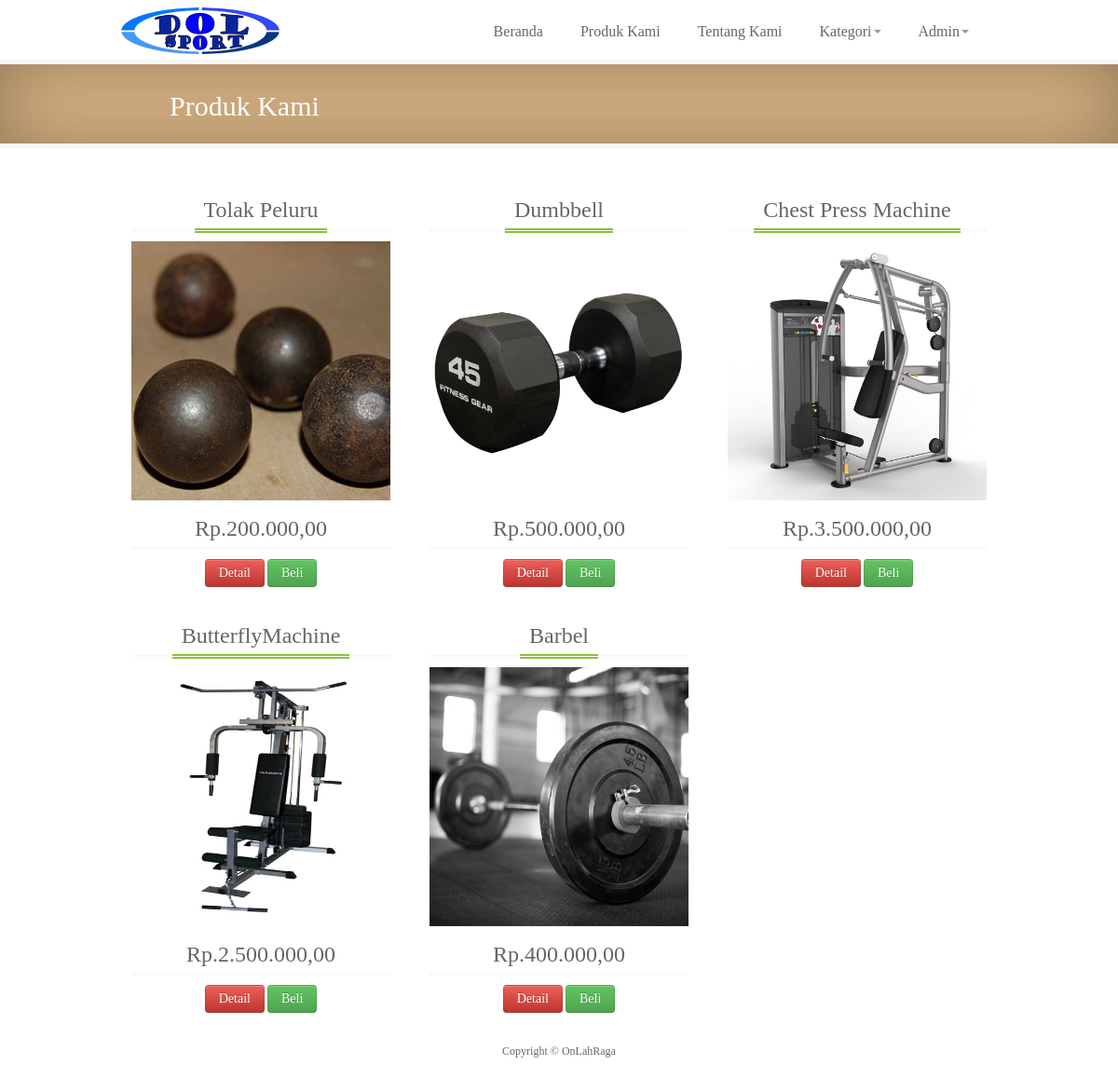
Page /produk.php?aksi=kategori&kode=1004 on the committed database.
### tables this page shows
CREATE TABLE IF NOT EXISTS `barang` (
  `idbarang` int(11) NOT NULL AUTO_INCREMENT,
  `namabarang` varchar(50) NOT NULL,
  `harga` decimal(10,0) NOT NULL,
  `stok` int(11) NOT NULL,
  `gambar` varchar(100) NOT NULL,
  `warna` varchar(50) NOT NULL,
  `ukuran` int(11) NOT NULL,
  `idkategori` int(11) NOT NULL,
  `deskripsi` varchar(500) NOT NULL,
  PRIMARY KEY (`idbarang`),
  KEY `fk_kategori` (`idkategori`)
);

### data_kategori.php (the view)
<div id="page-title">
	<div id="page-title-inner">
		<div class="container">
			<h2><i class="ico-stats ico-white"></i>Produk Kami</h2>
		</div>
	</div>
</div>
<div id="wrapper">
<?php include "koneksi.php";
			$kd= $_GET['kode'];
			$query = mysqli_query($koneksi,"select * from barang where idkategori ='$kd' ORDER BY idbarang DESC");
?>
   	<div class="container">
     		<div class="row">
		<?php while($data=mysqli_fetch_array($query)){ ?>
       		<div class="span4">
         			<div class="icons-box">
                       <div class="title"><h3><?php echo $data['namabarang']; ?></h3></div>
                       <img src="<?php echo "images/".$data['gambar']; ?>" />
					<div><h3>Rp.<?php echo number_format($data['harga'],2,",",".");?></h3></div>
					<div class="clear"><a href="detailproduk.php?hal=detailbarang&kd=<?php echo $data['idbarang'];?>" class="btn btn-lg btn-danger">Detail</a> <a href="detailproduk.php?hal=detailbarang&kd=<?php echo $data['idbarang'];?>" class="btn btn-lg btn-success">Beli</a></div>
                   </div>
       		</div><?php }?>
     		</div>
	</div>
</div>

### css/style.css (style rules this page uses)
.clear { clear:both; }
body { font-family: 'Droid Sans'; font-size: 12px; color: #666; }
h1, h2, h3, h4, h5, h6 { font-weight: normal !important; color: #666; margin: 0; padding: 0; }
.title { border-bottom: 3px double #f6f6f6; margin-bottom: 10px; }
.title h1, .title h2, .title h3, .title h4, .title h5, .title h6 { border-bottom: 5px double #89c236 !important; margin-bottom: -4px !important; display: inline-block !important; padding: 0px 10px !important; margin-left:15px !important; margin-right:15px !important; }
#wrapper { background: #fff; }
#page-title { background-color : #00FFFF; display: block; margin-bottom: 25px; position: relative; z-index: 20; border-bottom: 5px solid #f6f6f6; }
#page-title-inner { background: #DEB887; -webkit-box-shadow: inset 0px 0px 5px rgba(0,0,0,.25); -moz-box-shadow: inset 0px 0px 5px rgba(0,0,0,.25); box-shadow: inset 0px 0px 80px rgba(0,0,0,.35); padding: 15px; }
#page-title i { margin: -6px 2px -5px -18px; padding: 0px; }
#page-title h2 { display: inline-block; color: #fff; padding: 10px 20px 5px 20px; font-size: 30px; }
.icons-box { text-align: center; border: 1px solid #fff; padding: 20px 10px 10px 10px; }
.icons-box h3 { margin: 0 auto; padding-top: 10px; border-bottom: 3px double #f6f6f6; margin-bottom: 10px; }

### rows in the picture
barang: namabarang "Tolak Peluru", gambar (picture), harga "200.000,00"
barang: namabarang "Dumbbell", gambar (picture), harga "500.000,00"
barang: namabarang "Chest Press Machine", gambar (picture), harga "3.500.000,00"
barang: namabarang "ButterflyMachine", gambar (picture), harga "2.500.000,00"
barang: namabarang "Barbel", gambar (picture), harga "400.000,00"
